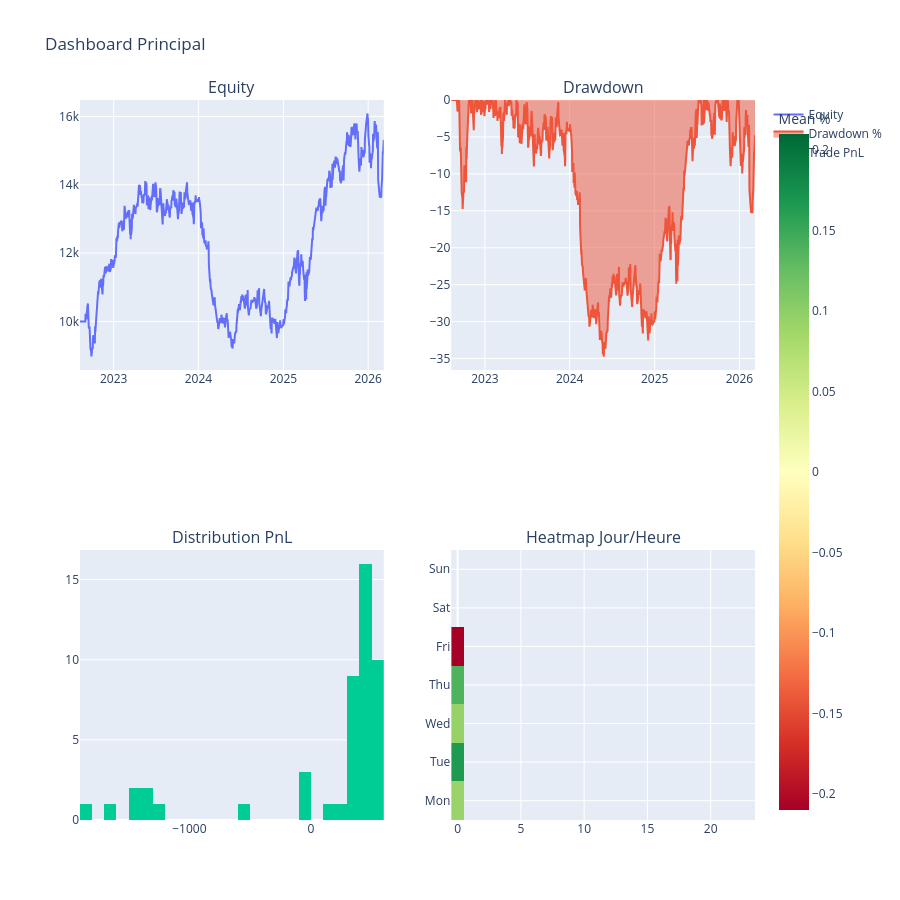
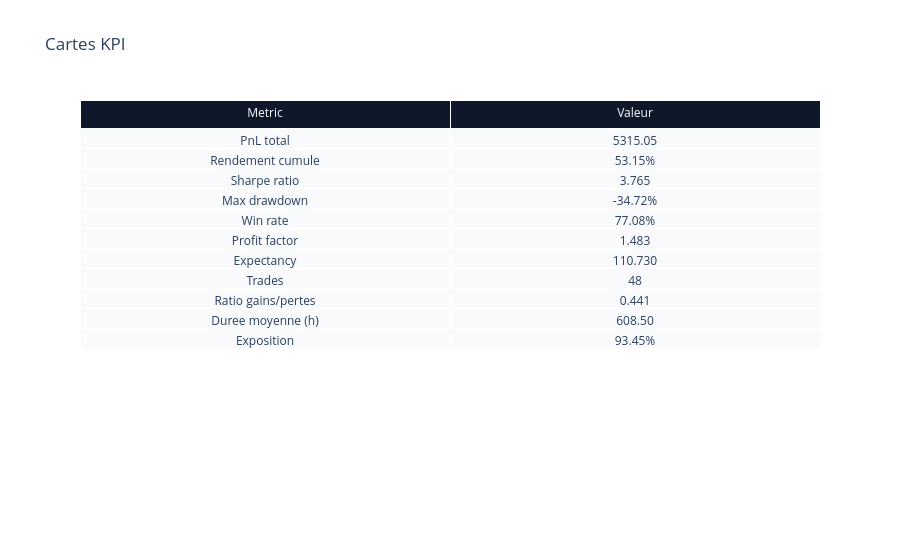
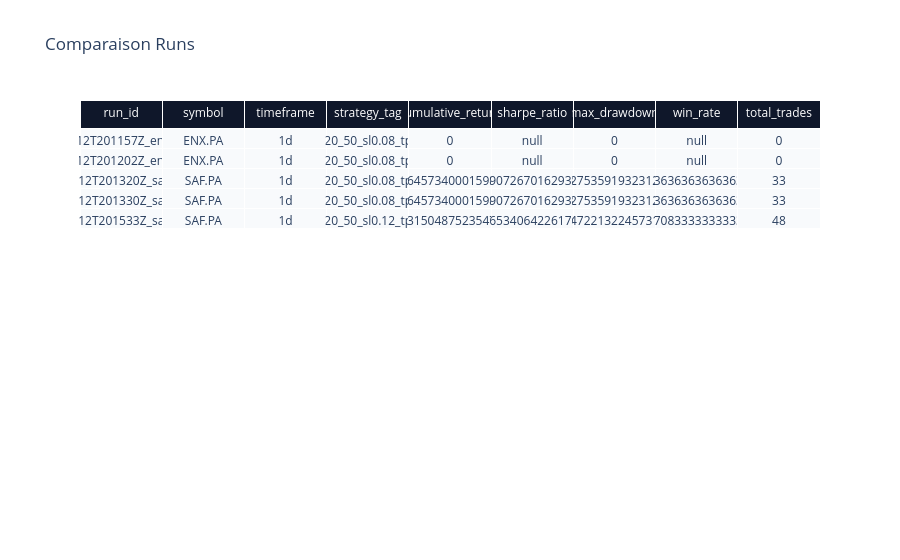
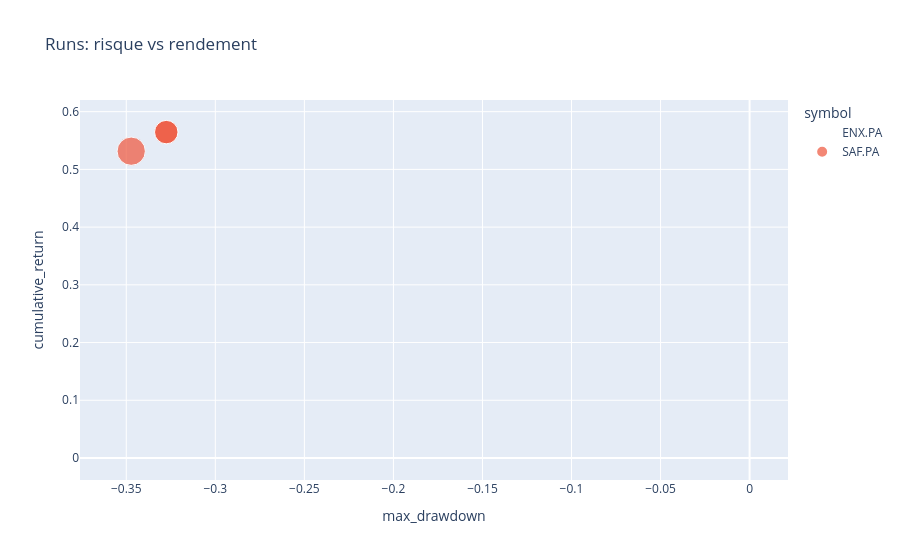

Notebook code cell kept with these figures, in order:
### Code cell
if RUN_EXTENDED:
    events_csv = Path('events_demo.csv')
    events_arg = events_csv if events_csv.exists() else None

    ext_obj, ext_path = v3.execute_complementary_pipeline(
        run_obj,
        cfg,
        events_csv_path=events_arg,
        persist=PERSIST_RUN,
        render=True,
    )

    ext_report = v3.run_extended_acceptance_checks(ext_obj, cfg, run_path=ext_path)
    display(ext_report)
    print('Extended path:', ext_path)

catalog = v3.load_run_catalog(cfg)
display(catalog.tail(10))

### Figure 1 — Plotly figure (JSON) as saved in the notebook; plotly's stock layout.template omitted (floating-point values rounded to 4 significant figures; data arrays with more than 128 entries replaced by an {"elided": "..."} marker saying what was removed)
{"data": [{"mode": "lines", "name": "Equity", "type": "scatter", "x": {"elided": "916 str values"}, "xaxis": "x", "y": {"elided": "916 float values"}, "yaxis": "y"}, {"fill": "tozeroy", "mode": "lines", "name": "Drawdown %", "type": "scatter", "x": {"elided": "916 str values"}, "xaxis": "x2", "y": {"elided": "916 float values"}, "yaxis": "y2"}, {"name": "Trade PnL", "nbinsx": 40, "type": "histogram", "x": [389.6, -1256.0, 355.9, 369.7, 384.1, 399.1, 414.6, 430.8, 447.6, 465.0, 483.1, 501.9, 521.5, -86.44, -503.4, 518.8, 182.0, -1695.0, -1490.0, -1310.0, 371.1, 221.6, 394.2, 409.5, -16.31, -1318.0, 373.5, 388.0, 403.2, 418.9, 435.2, 452.1, -1457.0, 413.0, 429.1, 445.8, 463.1, 481.2, 499.9, 519.4, 539.6, 560.7, 582.5, -0.2667, -1878.0, 532.0, 552.8, 574.3], "xaxis": "x3", "yaxis": "y3"}, {"colorbar": {"title": {"text": "Mean %"}}, "colorscale": [[0, "rgb(165,0,38)"], [0.1, "rgb(215,48,39)"], [0.2, "rgb(244,109,67)"], [0.3, "rgb(253,174,97)"], [0.4, "rgb(254,224,139)"], [0.5, "rgb(255,255,191)"], [0.6, "rgb(217,239,139)"], [0.7, "rgb(166,217,106)"], [0.8, "rgb(102,189,99)"], [0.9, "rgb(26,152,80)"], [1, "rgb(0,104,55)"]], "showscale": true, "type": "heatmap", "x": [0, 1, 2, 3, 4, 5, 6, 7, 8, 9, 10, 11, 12, 13, 14, 15, 16, 17, 18, 19, 20, 21, 22, 23], "xaxis": "x4", "y": ["Mon", "Tue", "Wed", "Thu", "Fri", "Sat", "Sun"], "yaxis": "y4", "z": {"elided": "7x24 float values"}, "zmid": 0}], "layout": {"annotations": [{"font": {"size": 16}, "showarrow": false, "text": "Equity", "x": 0.225, "xanchor": "center", "xref": "paper", "y": 1, "yanchor": "bottom", "yref": "paper"}, {"font": {"size": 16}, "showarrow": false, "text": "Drawdown", "x": 0.775, "xanchor": "center", "xref": "paper", "y": 1, "yanchor": "bottom", "yref": "paper"}, {"font": {"size": 16}, "showarrow": false, "text": "Distribution PnL", "x": 0.225, "xanchor": "center", "xref": "paper", "y": 0.375, "yanchor": "bottom", "yref": "paper"}, {"font": {"size": 16}, "showarrow": false, "text": "Heatmap Jour/Heure", "x": 0.775, "xanchor": "center", "xref": "paper", "y": 0.375, "yanchor": "bottom", "yref": "paper"}], "height": 900, "title": {"text": "Dashboard Principal"}, "xaxis": {"anchor": "y", "domain": [0, 0.45]}, "xaxis2": {"anchor": "y2", "domain": [0.55, 1]}, "xaxis3": {"anchor": "y3", "domain": [0, 0.45]}, "xaxis4": {"anchor": "y4", "domain": [0.55, 1]}, "yaxis": {"anchor": "x", "domain": [0.625, 1]}, "yaxis2": {"anchor": "x2", "domain": [0.625, 1]}, "yaxis3": {"anchor": "x3", "domain": [0, 0.375]}, "yaxis4": {"anchor": "x4", "domain": [0, 0.375]}}}

### Figure 2 — Plotly figure (JSON) as saved in the notebook; plotly's stock layout.template omitted (floating-point values rounded to 4 significant figures)
{"data": [{"cells": {"fill": {"color": "#f8fafc"}, "values": [["PnL total", "Rendement cumule", "Sharpe ratio", "Max drawdown", "Win rate", "Profit factor", "Expectancy", "Trades", "Ratio gains/pertes", "Duree moyenne (h)", "Exposition"], ["5315.05", "53.15%", "3.765", "-34.72%", "77.08%", "1.483", "110.730", "48", "0.441", "608.50", "93.45%"]]}, "header": {"fill": {"color": "#0f172a"}, "font": {"color": "white"}, "values": ["Metric", "Valeur"]}, "type": "table"}], "layout": {"title": {"text": "Cartes KPI"}}}

### Figure 3 — Plotly figure (JSON) as saved in the notebook; plotly's stock layout.template omitted (floating-point values rounded to 4 significant figures)
{"data": [{"cells": {"fill": {"color": "#f8fafc"}, "values": [["20260412T201157Z_enx.pa_1d", "20260412T201202Z_enx.pa_1d", "20260412T201320Z_saf.pa_1d", "20260412T201330Z_saf.pa_1d", "20260412T201533Z_saf.pa_1d"], ["ENX.PA", "ENX.PA", "SAF.PA", "SAF.PA", "SAF.PA"], ["1d", "1d", "1d", "1d", "1d"], ["ema20_50_sl0.08_tp0.08", "ema20_50_sl0.08_tp0.08", "ema20_50_sl0.08_tp0.08", "ema20_50_sl0.08_tp0.08", "ema20_50_sl0.12_tp0.04"], [0, 0, 0.5646, 0.5646, 0.5315], [null, null, 3.891, 3.891, 3.765], [0, 0, -0.3275, -0.3275, -0.3472], [null, null, 0.6364, 0.6364, 0.7708], [0, 0, 33, 33, 48]]}, "header": {"fill": {"color": "#0f172a"}, "font": {"color": "white"}, "values": ["run_id", "symbol", "timeframe", "strategy_tag", "cumulative_return", "sharpe_ratio", "max_drawdown", "win_rate", "total_trades"]}, "type": "table"}], "layout": {"title": {"text": "Comparaison Runs"}}}

### Figure 4 — Plotly figure (JSON) as saved in the notebook; plotly's stock layout.template omitted (floating-point values rounded to 4 significant figures)
{"data": [{"hovertemplate": "<b>%{hovertext}</b><br><br>symbol=ENX.PA<br>max_drawdown=%{x}<br>cumulative_return=%{y}<br>total_trades=%{marker.size}<extra></extra>", "hovertext": ["20260412T201157Z_enx.pa_1d", "20260412T201202Z_enx.pa_1d"], "legendgroup": "ENX.PA", "marker": {"color": "#636efa", "size": [0, 0], "sizemode": "area", "sizeref": 0.12, "symbol": "circle"}, "mode": "markers", "name": "ENX.PA", "orientation": "v", "showlegend": true, "type": "scatter", "x": [0.0, 0.0], "xaxis": "x", "y": [0.0, 0.0], "yaxis": "y"}, {"hovertemplate": "<b>%{hovertext}</b><br><br>symbol=SAF.PA<br>max_drawdown=%{x}<br>cumulative_return=%{y}<br>total_trades=%{marker.size}<extra></extra>", "hovertext": ["20260412T201320Z_saf.pa_1d", "20260412T201330Z_saf.pa_1d", "20260412T201533Z_saf.pa_1d"], "legendgroup": "SAF.PA", "marker": {"color": "#EF553B", "size": [33, 33, 48], "sizemode": "area", "sizeref": 0.12, "symbol": "circle"}, "mode": "markers", "name": "SAF.PA", "orientation": "v", "showlegend": true, "type": "scatter", "x": [-0.3275, -0.3275, -0.3472], "xaxis": "x", "y": [0.5646, 0.5646, 0.5315], "yaxis": "y"}], "layout": {"legend": {"itemsizing": "constant", "title": {"text": "symbol"}, "tracegroupgap": 0}, "title": {"text": "Runs: risque vs rendement"}, "xaxis": {"anchor": "y", "domain": [0, 1], "title": {"text": "max_drawdown"}}, "yaxis": {"anchor": "x", "domain": [0, 1], "title": {"text": "cumulative_return"}}}}
